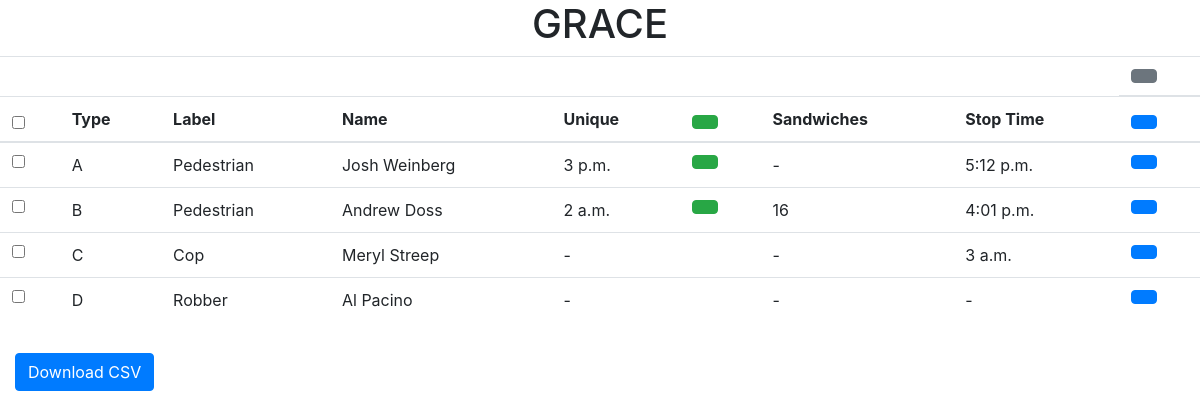
The app's page /, older data.
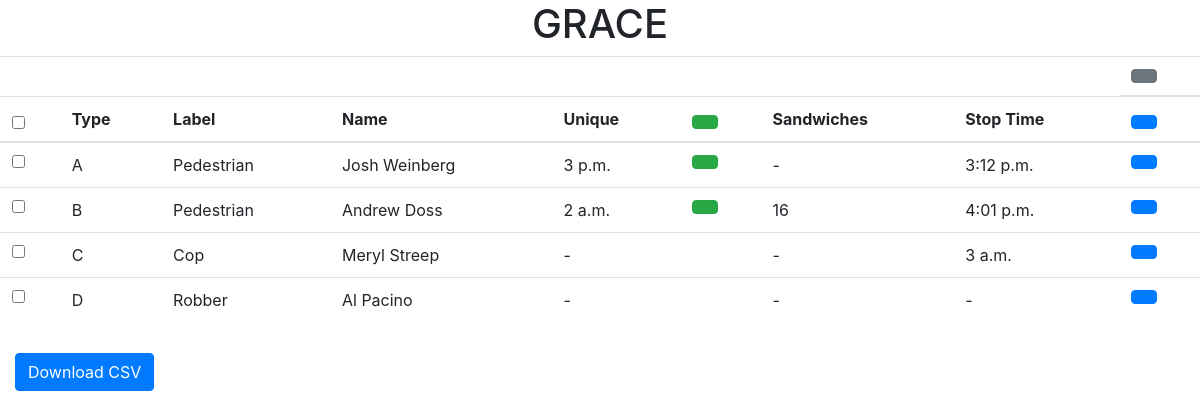
The same page, newer data.
### app/models.py (models this page shows, shortened)
class Person(models.Model):
    type_person = models.CharField(
        max_length=1,
        choices=(('A','A'),('B','B'),('C','C'),('D','D'))
        )
    name = models.CharField(max_length=50)
    label = models.CharField(max_length=30)
    eligible = models.BooleanField()
    unique_time = models.TimeField(blank=True, null=True)
    unique_date = models.DateField(auto_now=True)
    sandwiches = models.PositiveSmallIntegerField(null=True)
    stop_time = models.TimeField(blank=True, null=True)
    def setUp(self):
        if self.eligible == False:
            self.unique_time == None
            self.sandwiches == None
    def calculateSandwiches(self):
        if self.sandwiches == 0 or self.unique_time == None:
            self.sandwiches = None

### app/views.py (the view, shortened to what this page needs)
# urls.py: url(r'^$', MainPageView.as_view()),
class MainPageView(TemplateView):
    template_name = "home.html"
    form = TimeForm
    persons = Person.objects.all()
    def get(self, request, *args, **kwargs):
        persons = self.persons
        form = self.form()
        for person in persons:
            Person.setUp(person)
            Person.calculateSandwiches(person)
        return render(request, self.template_name, {'persons': persons, 'form': form})

### app/forms.py
class TimeForm(forms.Form):
    time = forms.TimeField(widget=forms.TextInput(attrs={'class' : 'form-control', 'type': 'time'}), label='')

### app/templates/home.html (shortened to what this page needs)
<html>
  <head>
    {% load static %}
    <link rel="stylesheet" href="{% static 'css/style.css' %}">
    <link rel="stylesheet" href="https://maxcdn.bootstrapcdn.com/bootstrap/4.0.0/css/bootstrap.min.css">
  </head>
  <body>
    <h1><center>GRACE</center></h1>
    <table class='table' id='table1'>
      <thead>
        <tr>
          <td colspan='8'></td>
          <th><button class='btn btn-secondary' onclick='showFilter()'></button></th>
        </tr>
        <tr>
           <th>
             <input type='checkbox' id='checkbox_select_all' onclick='selectAll()'></input>
           </th>
           <th>Type  </th>
           <th>Label </th>
           <th>Name   </th>
           <th>Unique </th>
           <th><button class='btn btn-success' id='button_unique{{person.id}}' onclick="openModal('unique', 1,true)"></button></th>
           <th>Sandwiches </th>
           <th>Stop Time  </th>
           <th><button class='btn btn-primary' id='button_stop{{person.id}}' onclick="openModal('stop', 1,true)"></button></th>
        </tr>
      </thead>
      <tbody>
        {% if persons %}
          {% for person in persons %}
            <tr>
              <td><input type='checkbox' class='checkbox' id='checkbox_{{ person.id }}'></input></td>
              <td class='row_type_person_{{ person.type_person }}'>{{ person.type_person }}</td>
              <td class='row_label_{{ person.label }}'>{{ person.label }}</td>
              <td class='row_name_{{ person.name }}'>{{ person.name }}</td>
              <td class='row_unique_time_{{ person.unique_time }}'>{{ person.unique_time|default_if_none:"-" }}</td>
              <td>
                {% if person.eligible %}
                  <button class='btn btn-success' id='button_unique{{person.id}}' onclick="openModal('unique',{{person.id}}, false)"></button>
                {% endif %}
              </td>
              <td class='row_sandwiches_{{ person.sandwiches }}'>{{ person.sandwiches|default_if_none:"-" }}</td>
              <td class='row_stop_time_{{ person.stop_time }}'>{{ person.stop_time|default_if_none:"-" }}</td>
              <td><button class='btn btn-primary' id='button_stop{{person.id}}' onclick="openModal('stop',{{person.id}}, false)"></button>
            </tr>
          {% endfor %}
      </tbody>
      </table>
      <a id="download_button" class="btn btn-primary" role="button" href = "{% url 'download' %}">Download CSV</a>
        {% else %}
      <h1><center>There are no records in the system></center></h1>
    {% endif %}
  </body>
</html>

Row changes from the older to the newer data that the page shows:
changed Person "Josh Weinberg": stop_time "5:12 p.m." → "3:12 p.m."
